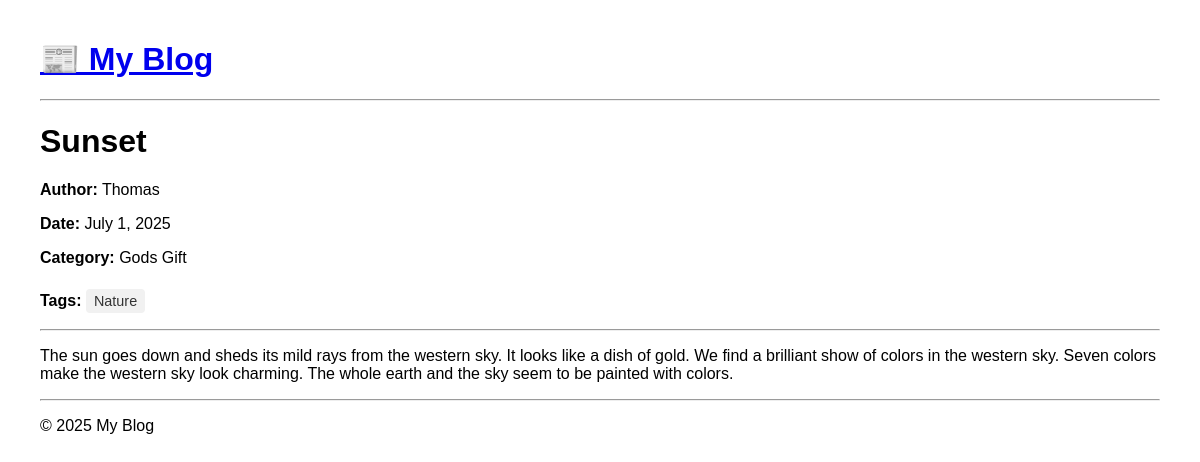
/posts/sunset/, run on the app's committed database.
### blogapp/models.py (models this page shows, shortened)
class Post(models.Model):
    title = models.CharField(max_length=200)
    slug = models.SlugField(unique=True, blank=True)
    content = models.TextField()
    author_name = models.CharField(max_length=100)
    published_date = models.DateTimeField(auto_now_add=True)
    image = models.ImageField(upload_to='post_images/', blank=True, null=True)
    tags = models.ManyToManyField(Tag, related_name='posts', blank=True)
    category = models.ForeignKey(Category, on_delete=models.CASCADE, related_name='posts', default=1)
    is_scheduled = models.BooleanField(default=False)
    publish_on = models.DateTimeField(blank=True, null=True)
    class Meta:
        ordering = ['-published_date']

class Category(models.Model):
    name = models.CharField(max_length=100, unique=True)
    slug = models.SlugField(unique=True, blank=True)
    class Meta:
        verbose_name_plural = 'Categories'
        ordering = ['name']

class Tag(models.Model):
    name = models.CharField(max_length=30, unique=True)
    class Meta:
        ordering = ['name']

### blogapp/views.py (the view)
# urls.py: path('posts/<slug:slug>/', views.post_detail, name='post_detail'),
def post_detail(request, slug):
    post = get_object_or_404(Post, slug=slug)
    return render(request, 'blogapp/post_detail.html', {'post': post})

### blogapp/templates/blogapp/post_detail.html (shortened to what this page needs)
{% extends 'blogapp/base.html' %}
{% block content %}
    <h1>{{ post.title }}</h1>
    <p><strong>Author:</strong> {{ post.author_name }}</p>
    <p><strong>Date:</strong> {{ post.published_date|date:"F j, Y" }}</p>
    <p><strong>Category:</strong> {{ post.category.name }}</p>
    <div class="tags">
        <p><strong>Tags:</strong>
        {% if post.tags.all %}
            {% for tag in post.tags.all %}
                <a href="{% url 'post_list' %}?tag={{ tag.id }}">{{ tag.name }}</a>
            {% endfor %}
        {% else %}
            No tags
        {% endif %}
        </p>
    </div>
    <hr>
    <p>{{ post.content|linebreaks }}</p>
{% endblock %}

### blogapp/templates/blogapp/post_detail.html (style rules this page uses)
body { font-family: Arial, sans-serif; margin: 40px; }
.tags a { display: inline-block; background-color: #f1f1f1; padding: 4px 8px; margin-right: 6px; margin-top: 6px; border-radius: 4px; text-decoration: none; color: #333; font-size: 0.9em; }

### data on the page
Post: title "Sunset", author_name "Thomas", published_date "July 1, 2025", category.name "Gods Gift", content "The sun goes down and sheds its mild rays from the western sky. It looks like a dish of gold. We find a brilliant show of colors in the western sky. Seven colors make the western sky look charming. The whole earth and the sky seem to be painted with colors."
Tag: name "Nature"
